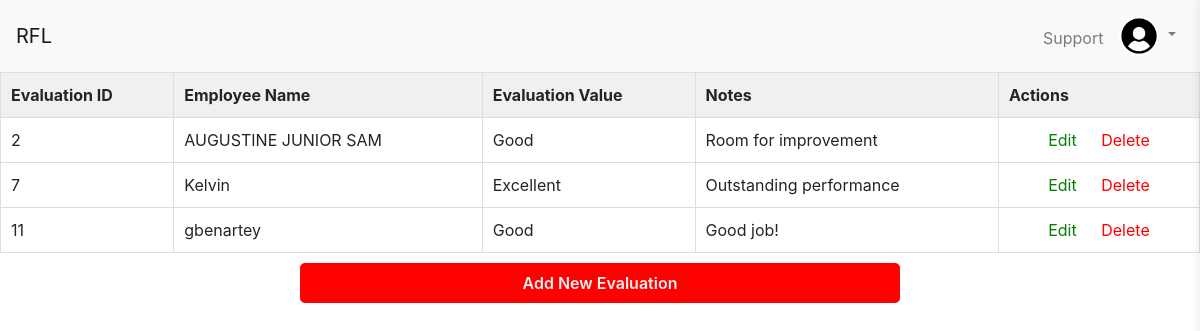
The page /admin/evaluation.php (signed in) on the database its author committed.
### tables this page shows
CREATE TABLE `evaluation` (
  `eval_id` int(11) NOT NULL,
  `employee_id` int(11) NOT NULL,
  `eval_value` varchar(255) NOT NULL,
  `notes` text DEFAULT NULL
);

CREATE TABLE `employee` (
  `employee_id` int(11) NOT NULL,
  `employee_name` varchar(50) NOT NULL,
  `employee_password` varchar(20) NOT NULL,
  `employee_address` varchar(50) NOT NULL,
  `employee_mobile` varchar(11) NOT NULL,
  `employee_email` varchar(100) NOT NULL,
  `created_at` datetime NOT NULL DEFAULT curtime(),
  `password_changed` tinyint(1) DEFAULT 0
);

### admin/evaluation.php (the view, shortened to what this page needs)
<?php include 'templates/header.php';?>
<?php
include '../db.php';
$sql = "SELECT e.eval_id, e.employee_id, e.eval_value, e.notes, em.employee_name
        FROM evaluation e
        JOIN employee em ON e.employee_id = em.employee_id";
$stmt = mysqli_prepare($conn, $sql);
mysqli_stmt_execute($stmt);
$result = mysqli_stmt_get_result($stmt);
?>
<table>
  <tr>
    <th>Evaluation ID</th>
    <th>Employee Name</th>
    <th>Evaluation Value</th>
    <th>Notes</th>
    <th>Actions</th>
  </tr>
  <?php while ($row = mysqli_fetch_assoc($result)) {?>
  <tr>
    <td><?php echo $row['eval_id'];?></td>
    <td><?php echo $row['employee_name'];?></td>
    <td><?php echo $row['eval_value'];?></td>
    <td><?php echo $row['notes'];?></td>
    <td class="actions">
      <a href="edit_evaluation.php?id=<?php echo $row['eval_id'];?>" style="color: green;">Edit</a>
      <a href="delete_evaluation.php?id=<?php echo $row['eval_id'];?>" onclick="return confirm('Are you sure you want to delete this evaluation?')" style="color: red;">Delete</a>
    </td>
  </tr>
  <?php }?>
</table>
<button onclick="location.href='add_eval.php'" class="cancelbtn cancel-container">Add New Evaluation</button>
<?php include 'templates/footer.php';?>

### admin/evaluation.php (style rules this page uses)
table { border-collapse: collapse; width: 100%; }
th, td { border: 1px solid #ddd; padding: 10px; text-align: left; }
th { background-color: #f0f0f0; }
.actions { text-align: center; }
.actions a { margin: 0 10px; color: #337ab7; text-decoration: none; }
button { background-color: rgb(255, 213, 0); color: #000; font-size: 18px; padding: 14px 20px; font-weight: 600; margin: 15px 0; border: none; cursor: pointer; width: 50%; transition: background-color 0.10s; }
.cancel-container { display: flex; align-items: center; justify-content:center; }
.cancelbtn { height: 40px; align-items: center; justify-content: center; background-color: red; color: #f1f1f1; font-size: 16px; border-radius: 5px; margin-top: 10px; margin-left: 300px; }

### rows shown on the page
evaluation: eval_id "2", employee.employee_name "AUGUSTINE JUNIOR SAM", eval_value "Good", notes "Room for improvement"
evaluation: eval_id "7", employee.employee_name "Kelvin", eval_value "Excellent", notes "Outstanding performance"
evaluation: eval_id "11", employee.employee_name "gbenartey", eval_value "Good", notes "Good job!"
